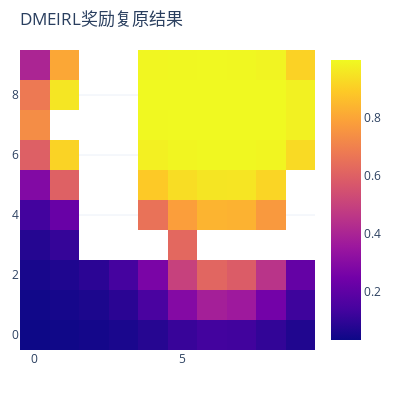

The notebook cell this image was saved under:
### Code cell
world.ShowRewardsResult(rewards_result1,title='DMEIRL奖励复原结果')
